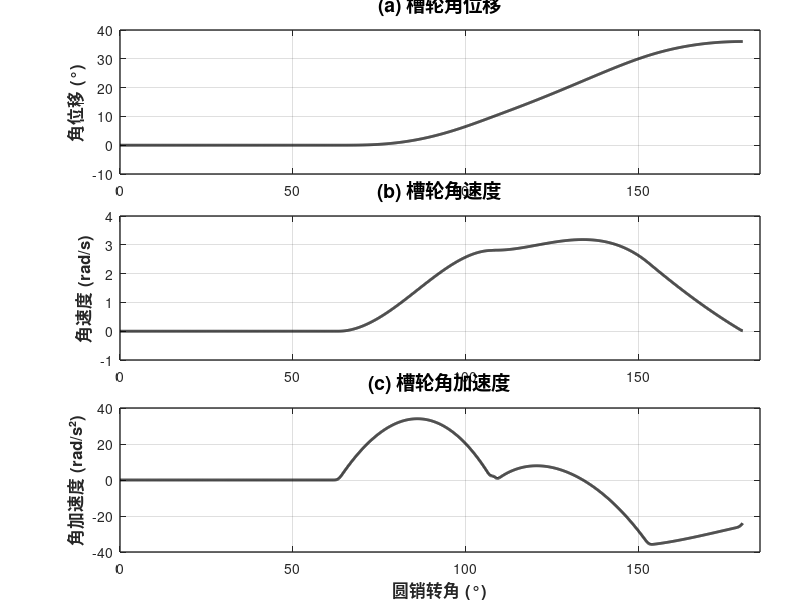
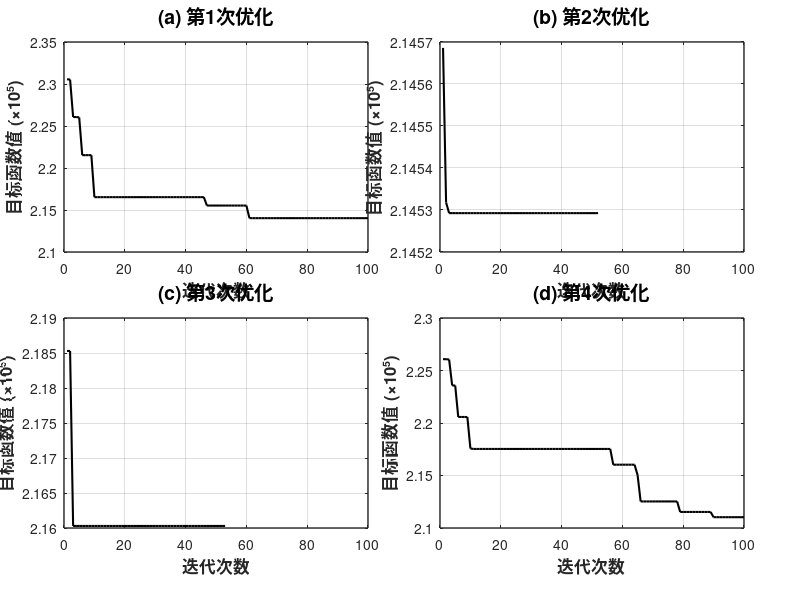
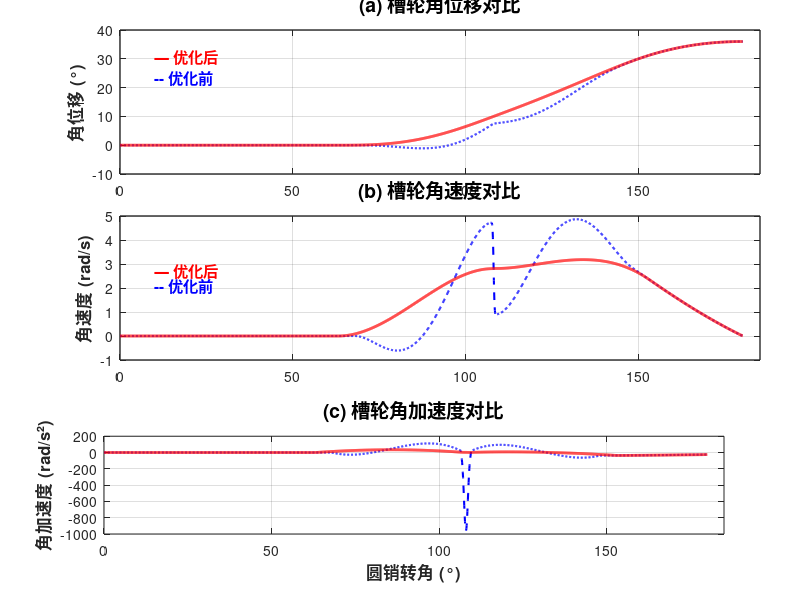

These charts were generated, in order, by the following MATLAB code: (Note: this script raises an error after producing the figures.)
%% 重新生成优化后的图片（使用已保存的数据）
% 用于测试新的绘图格式

clc; close all;

% 加载数据
load('ga_results.mat');

% 字体设置
titleFontSize = 14;
labelFontSize = 12;
tickFontSize = 10;
MaxGen = 100;

fprintf('重新生成图片...\n');

%% 图1: 优化后的运动曲线
fig1 = figure('Color','w','Position',[100 50 900 1000],'Name','优化后运动曲线');

ax1 = subplot(3,1,1);
plot(best_result.Plot_X, best_result.Phi_Plot, 'k-', 'LineWidth', 2);
ylabel('角位移 (°)', 'FontSize', labelFontSize, 'FontWeight', 'bold');
title('(a) 槽轮角位移', 'FontSize', titleFontSize, 'FontWeight', 'bold');
grid on; xlim([0 max(best_result.Plot_X)+5]);
set(ax1, 'FontSize', tickFontSize, 'LineWidth', 1);
set(ax1, 'Position', [0.15 0.71 0.80 0.24]);

ax2 = subplot(3,1,2);
plot(best_result.Plot_X, best_result.Vel_S, 'k-', 'LineWidth', 2);
ylabel('角速度 (rad/s)', 'FontSize', labelFontSize, 'FontWeight', 'bold');
title('(b) 槽轮角速度', 'FontSize', titleFontSize, 'FontWeight', 'bold');
grid on; xlim([0 max(best_result.Plot_X)+5]);
set(ax2, 'FontSize', tickFontSize, 'LineWidth', 1);
set(ax2, 'Position', [0.15 0.40 0.80 0.24]);

ax3 = subplot(3,1,3);
plot(best_result.Plot_X, best_result.Acc_S, 'k-', 'LineWidth', 2);
ylabel('角加速度 (rad/s²)', 'FontSize', labelFontSize, 'FontWeight', 'bold');
xlabel('圆销转角 (°)', 'FontSize', labelFontSize, 'FontWeight', 'bold');
title('(c) 槽轮角加速度', 'FontSize', titleFontSize, 'FontWeight', 'bold');
grid on; xlim([0 max(best_result.Plot_X)+5]);
set(ax3, 'FontSize', tickFontSize, 'LineWidth', 1);
set(ax3, 'Position', [0.15 0.08 0.80 0.24]);

saveas(fig1, 'optimized_motion.png');
fprintf('图1已保存: optimized_motion.png\n');

%% 图2: GA收敛曲线
fig2 = figure('Color','w','Position',[150 100 1100 700],'Name','GA收敛曲线');

positions = [0.08 0.58 0.38 0.35;
             0.55 0.58 0.38 0.35;
             0.08 0.12 0.38 0.35;
             0.55 0.12 0.38 0.35];

NumRuns = length(all_history);
for i = 1:NumRuns
    ax = subplot(2,2,i);
    h = all_history{i};
    if ~isempty(h.gen)
        plot(h.gen, h.cost/1e5, 'k-', 'LineWidth', 1.5);
    end
    xlabel('迭代次数', 'FontSize', labelFontSize, 'FontWeight', 'bold');
    ylabel('目标函数值 (×10⁵)', 'FontSize', labelFontSize, 'FontWeight', 'bold');
    title(sprintf('(%c) 第%d次优化', 'a'+i-1, i), 'FontSize', titleFontSize, 'FontWeight', 'bold');
    grid on; xlim([0 MaxGen]);
    set(ax, 'FontSize', tickFontSize, 'LineWidth', 1);
    set(ax, 'Position', positions(i,:));
end

saveas(fig2, 'ga_convergence.png');
fprintf('图2已保存: ga_convergence.png\n');

%% 图3: 优化前后对比
fig3 = figure('Color','w','Position',[200 100 900 1000],'Name','优化前后对比');

ax1 = subplot(3,1,1);
plot(orig_result.Plot_X, orig_result.Phi_Plot, 'b--', 'LineWidth', 1.5); hold on;
plot(best_result.Plot_X, best_result.Phi_Plot, 'r-', 'LineWidth', 2); hold off;
ylabel('角位移 (°)', 'FontSize', labelFontSize, 'FontWeight', 'bold');
title('(a) 槽轮角位移对比', 'FontSize', titleFontSize, 'FontWeight', 'bold');
grid on; xlim([0 max(best_result.Plot_X)+5]);
text(10, max(best_result.Phi_Plot)*0.85, '— 优化后', 'Color', 'r', 'FontSize', 11, 'FontWeight', 'bold');
text(10, max(best_result.Phi_Plot)*0.65, '-- 优化前', 'Color', 'b', 'FontSize', 11, 'FontWeight', 'bold');
set(ax1, 'FontSize', tickFontSize, 'LineWidth', 1);
set(ax1, 'Position', [0.15 0.71 0.80 0.24]);

ax2 = subplot(3,1,2);
plot(orig_result.Plot_X, orig_result.Vel_S, 'b--', 'LineWidth', 1.5); hold on;
plot(best_result.Plot_X, best_result.Vel_S, 'r-', 'LineWidth', 2); hold off;
ylabel('角速度 (rad/s)', 'FontSize', labelFontSize, 'FontWeight', 'bold');
title('(b) 槽轮角速度对比', 'FontSize', titleFontSize, 'FontWeight', 'bold');
grid on; xlim([0 max(best_result.Plot_X)+5]);
text(10, max(best_result.Vel_S)*0.85, '— 优化后', 'Color', 'r', 'FontSize', 11, 'FontWeight', 'bold');
text(10, max(best_result.Vel_S)*0.65, '-- 优化前', 'Color', 'b', 'FontSize', 11, 'FontWeight', 'bold');
set(ax2, 'FontSize', tickFontSize, 'LineWidth', 1);
set(ax2, 'Position', [0.15 0.40 0.80 0.24]);

ax3 = subplot(3,1,3);
plot(orig_result.Plot_X, orig_result.Acc_S, 'b--', 'LineWidth', 1.5); hold on;
plot(best_result.Plot_X, best_result.Acc_S, 'r-', 'LineWidth', 2); hold off;
ylabel('角加速度 (rad/s²)', 'FontSize', labelFontSize, 'FontWeight', 'bold');
xlabel('圆销转角 (°)', 'FontSize', labelFontSize, 'FontWeight', 'bold');
title('(c) 槽轮角加速度对比', 'FontSize', titleFontSize, 'FontWeight', 'bold');
grid on; xlim([0 max(best_result.Plot_X)+5]);
ymax = max(abs([orig_result.Acc_S; best_result.Acc_S]));
text(10, ymax*0.7, '— 优化后', 'Color', 'r', 'FontSize', 11, 'FontWeight', 'bold');
text(10, ymax*0.4, '-- 优化前', 'Color', 'b', 'FontSize', 11, 'FontWeight', 'bold');
set(ax3, 'FontSize', tickFontSize, 'LineWidth', 1);
set(ax3, 'Position', [0.15 0.08 0.80 0.24]);

saveas(fig3, 'optimization_compare.png');
fprintf('图3已保存: optimization_compare.png\n');

fprintf('\n全部图片生成完成!\n');
